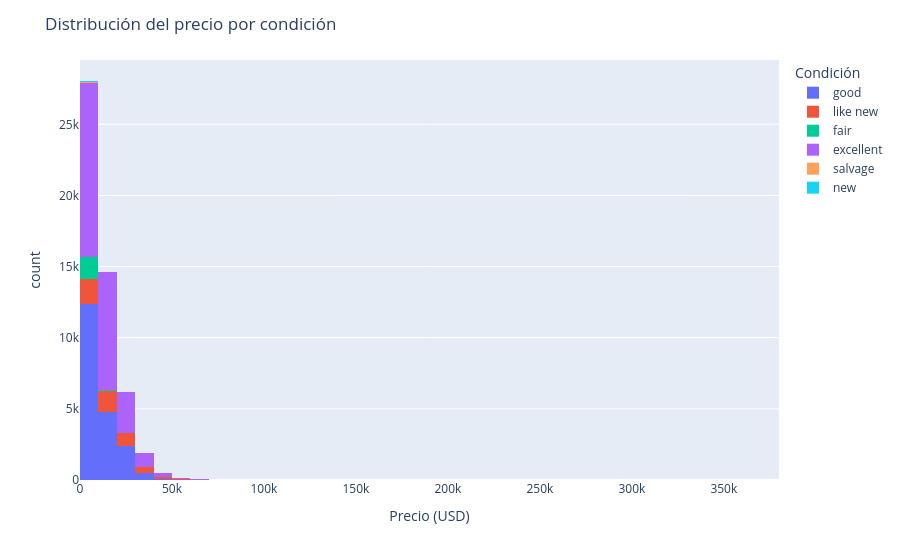

The code cell stored with this chart in its notebook:
### Markdown cell above
## 5. Distribución del precio por condición

### Code cell
fig = px.histogram(car_data, x='price', color='condition', nbins=60,
                   labels={'price': 'Precio (USD)', 'condition': 'Condición'})
fig.update_layout(title_text='Distribución del precio por condición')
fig.show()

### Figure 1 — Plotly figure (JSON) as saved in the notebook; plotly's stock layout.template omitted (floating-point values rounded to 4 significant figures; data arrays with more than 128 entries replaced by an {"elided": "..."} marker saying what was removed)
{"data": [{"bingroup": "x", "hovertemplate": "Condición=good<br>Precio (USD)=%{x}<br>count=%{y}<extra></extra>", "legendgroup": "good", "marker": {"color": "#636efa", "pattern": {"shape": ""}}, "name": "good", "nbinsx": 60, "orientation": "v", "showlegend": true, "type": "histogram", "x": {"elided": "20145 int values"}, "xaxis": "x", "yaxis": "y"}, {"bingroup": "x", "hovertemplate": "Condición=like new<br>Precio (USD)=%{x}<br>count=%{y}<extra></extra>", "legendgroup": "like new", "marker": {"color": "#EF553B", "pattern": {"shape": ""}}, "name": "like new", "nbinsx": 60, "orientation": "v", "showlegend": true, "type": "histogram", "x": {"elided": "4742 int values"}, "xaxis": "x", "yaxis": "y"}, {"bingroup": "x", "hovertemplate": "Condición=fair<br>Precio (USD)=%{x}<br>count=%{y}<extra></extra>", "legendgroup": "fair", "marker": {"color": "#00cc96", "pattern": {"shape": ""}}, "name": "fair", "nbinsx": 60, "orientation": "v", "showlegend": true, "type": "histogram", "x": {"elided": "1607 int values"}, "xaxis": "x", "yaxis": "y"}, {"bingroup": "x", "hovertemplate": "Condición=excellent<br>Precio (USD)=%{x}<br>count=%{y}<extra></extra>", "legendgroup": "excellent", "marker": {"color": "#ab63fa", "pattern": {"shape": ""}}, "name": "excellent", "nbinsx": 60, "orientation": "v", "showlegend": true, "type": "histogram", "x": {"elided": "24773 int values"}, "xaxis": "x", "yaxis": "y"}, {"bingroup": "x", "hovertemplate": "Condición=salvage<br>Precio (USD)=%{x}<br>count=%{y}<extra></extra>", "legendgroup": "salvage", "marker": {"color": "#FFA15A", "pattern": {"shape": ""}}, "name": "salvage", "nbinsx": 60, "orientation": "v", "showlegend": true, "type": "histogram", "x": [600, 1000, 5500, 999, 850, 5000, 8000, 2500, 1800, 1000, 1500, 1800, 8000, 580, 2700, 11000, 800, 800, 3800, 4100, 12900, 400, 18500, 13500, 5500, 900, 850, 4500, 3750, 22000, 800, 1700, 9450, 2000, 1500, 5000, 4000, 800, 13000, 800, 15000, 2950, 1500, 3500, 800, 10700, 9975, 1400, 1200, 3500, 800, 20750, 8750, 13200, 6750, 2950, 2495, 2400, 2700, 2500, 800, 1200, 1200, 1000, 4500, 500, 4700, 1000, 3500, 5200, 20750, 8750, 8725, 750, 5000, 1700, 3000, 3000, 6000, 2500, 700, 5990, 500, 2500, 2250, 650, 700, 1000, 1900, 600, 7000, 1000, 1500, 7000, 4800, 500, 2000, 700, 3000, 5000, 7000, 450, 9900, 1500, 5000, 14500, 500, 1500, 1000, 850, 500, 3500, 5000, 2900, 2700], "xaxis": "x", "yaxis": "y"}, {"bingroup": "x", "hovertemplate": "Condición=new<br>Precio (USD)=%{x}<br>count=%{y}<extra></extra>", "legendgroup": "new", "marker": {"color": "#19d3f3", "pattern": {"shape": ""}}, "name": "new", "nbinsx": 60, "orientation": "v", "showlegend": true, "type": "histogram", "x": {"elided": "143 int values"}, "xaxis": "x", "yaxis": "y"}], "layout": {"barmode": "relative", "legend": {"title": {"text": "Condición"}, "tracegroupgap": 0}, "margin": {"t": 60}, "title": {"text": "Distribución del precio por condición"}, "xaxis": {"anchor": "y", "domain": [0.0, 1.0], "title": {"text": "Precio (USD)"}}, "yaxis": {"anchor": "x", "domain": [0.0, 1.0], "title": {"text": "count"}}}}
